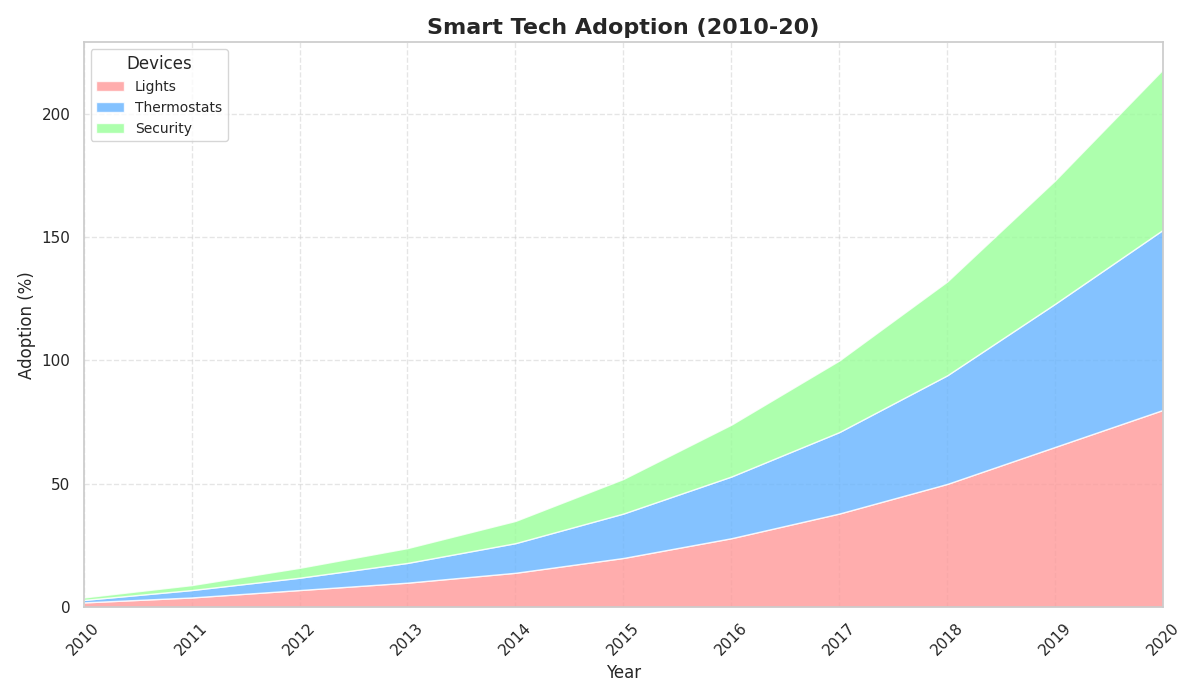

Write the Python code that produced this figure.
import matplotlib.pyplot as plt
import numpy as np

devices = ["Lights", "Thermostats", "Security"]
years = np.arange(2010, 2021)

adoption_lights = [2, 4, 7, 10, 14, 20, 28, 38, 50, 65, 80]
adoption_thermostats = [1, 3, 5, 8, 12, 18, 25, 33, 44, 58, 73]
adoption_security = [1, 2, 4, 6, 9, 14, 21, 29, 38, 50, 65]

plt.figure(figsize=(12, 7))

plt.stackplot(years, adoption_lights, adoption_thermostats, adoption_security,
              labels=devices,
              colors=['#FF9999', '#66B3FF', '#99FF99'], alpha=0.8)

plt.title("Smart Tech Adoption (2010-20)", fontsize=16, fontweight='bold')
plt.xlabel("Year", fontsize=12)
plt.ylabel("Adoption (%)", fontsize=12)
plt.xlim(years[0], years[-1])
plt.xticks(years, rotation=45)
plt.legend(loc='upper left', fontsize=10, title='Devices')

plt.grid(visible=True, linestyle='--', alpha=0.5)
plt.tight_layout()
plt.show()
